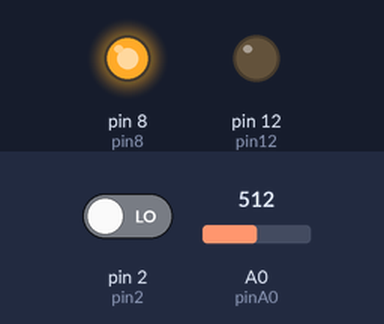
Recording of a sketch running on a simulated Arduino Uno, built with avr-gcc and run on an emulated ATmega328P. Parts: output pins drawn as LEDs (lit = HIGH). The test bench sets the inputs (shaded band); at power-on: A0 (pinA0) = 512, pin 2 (pin2) LOW.

Above: at 1.3 s.
1.4 s: A0 (pinA0) set to 78
2.9 s: A0 (pinA0) set to 64
At 4.2 s:
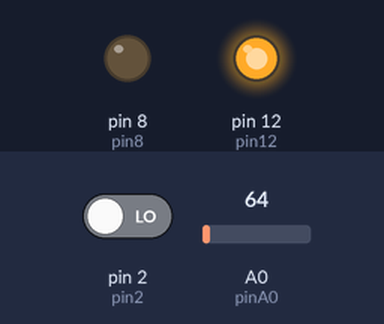
4.5 s: A0 (pinA0) set to 122
At 5.5 s:
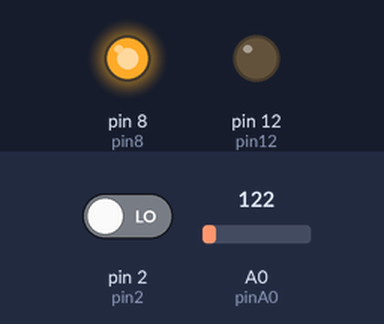
6.0 s: A0 (pinA0) set to 22
At 6.8 s:
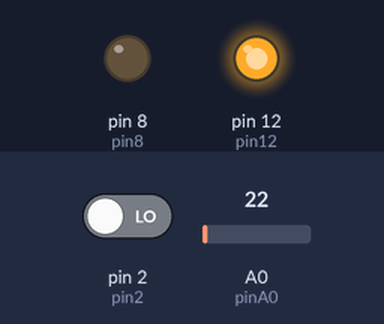
Timing chart, 0 to 8.5 s (numbered marks = the images above; inputs shaded):
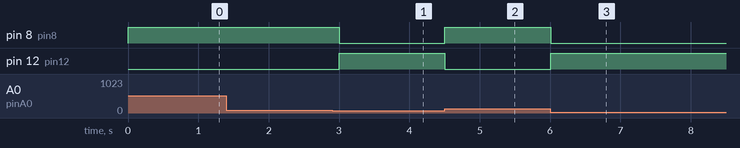

The sketch:

digital_temperature.ino
```cpp
/**
 * thermistor parameters:
 * RT0: 10 000 Ω
 * B: 3977 K +- 0.75%
 * T0:  25 C
 * +- 5%
 */
#define RT0 10000   // Ω
#define B 3977      // K
#define VCC 5    //Supply voltage
#define R 100000  //R=100KΩ
#define CALIBRATION 25


float getTemp(float VRT) {
  float T0 = CALIBRATION + 273.15; //Temperature conversion from Celsius to kelvin
  VRT = (5.00 / 1023.00) * VRT; //Conversion to voltage
  float VR = VCC - VRT;
  float RT = VRT / (VR / R); //Resistance of RT
  float ln = log(RT / RT0);
  float TX = (1 / ((ln / B) + (1 / T0))); //Temperature from thermistor
  TX = TX - 273.15; //Conversion to Celsius
  return TX;
}

/*
 *  Pins
 */
const int pin12 = 12;
const int pin8 = 8;
const int pin2 = 2;
const int pinA0 = A0;

void setup() {
  pinMode(pin12, OUTPUT);
  pinMode(pin8, OUTPUT);
  pinMode(pin2, INPUT);
  pinMode(pinA0, INPUT);
  Serial.begin(9600);
}

void loop() {
  float val = analogRead(pinA0);
  float digitalVal = digitalRead(pin2);
  float temp = getTemp(val);

//  Serial.print("Temperature: ");
//  Serial.print(temp);
//  Serial.println(" C");
//  Serial.print("digital read: ");
//  Serial.print(digitalVal);
//  Serial.println(" ");

  if (temp > 32.00) {
    digitalWrite(12, HIGH);
    digitalWrite(8, LOW);
  } else {
    digitalWrite(12, LOW);
    digitalWrite(8, HIGH);
  }

  delay(500);
}
```

Measured:
- the behaviour switches between 71 and 70 on A0 (pinA0) (found by bisection; images 0 and 1)
- after the input at 1.4 s, every drawn part: stays the same
- after the input at 2.9 s, pin 8 (pin8): HIGH → LOW after 0.10 s; pin 12 (pin12): LOW → HIGH after 0.10 s
- after the input at 4.5 s, pin 8 (pin8): LOW → HIGH at once; pin 12 (pin12): HIGH → LOW at once
- after the input at 6.0 s, pin 8 (pin8): HIGH → LOW at once; pin 12 (pin12): LOW → HIGH at once
